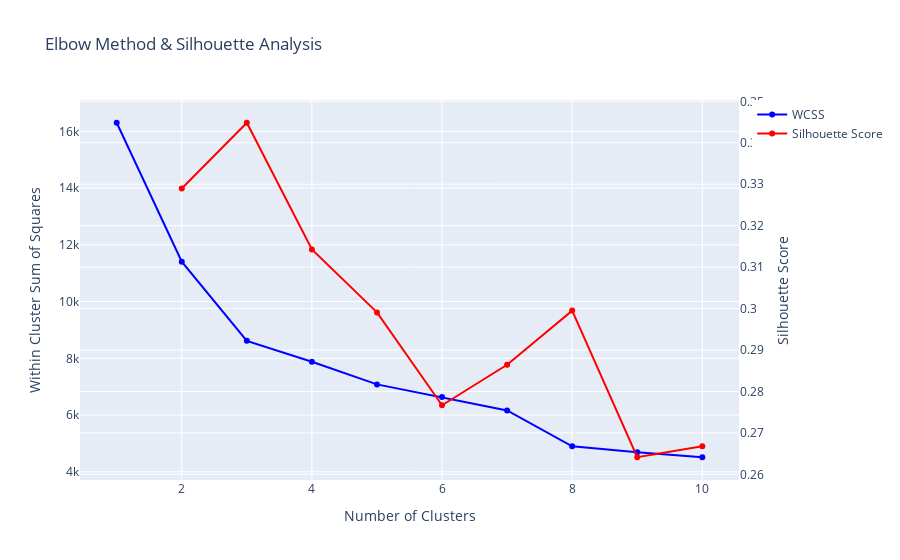

This figure's notebook cell:
### Code cell
#visualize the best number of clusters
wcss = []
silhouette_scores = []
max_clusters=10
for i in range(1, 11):
    kmeans = KMeans(n_clusters=i, random_state=42)
    kmeans.fit(X_train)
    wcss.append(kmeans.inertia_)

    if i > 1:  # Silhouette score needs at least 2 clusters
        silhouette_scores.append(
            silhouette_score(X_train, kmeans.labels_)
        )

# Plot elbow curve
fig = go.Figure()

# WCSS plot
fig.add_trace(go.Scatter(
    x=list(range(1, max_clusters + 1)),
    y=wcss,
    mode='lines+markers',
    name='WCSS',
    line=dict(color='blue')
))

    # Silhouette scores
fig.add_trace(go.Scatter(
    x=list(range(2, max_clusters + 1)),
    y=silhouette_scores,
    mode='lines+markers',
    name='Silhouette Score',
    line=dict(color='red'),
    yaxis='y2'
    ))

fig.update_layout(
    title='Elbow Method & Silhouette Analysis',
    xaxis_title='Number of Clusters',
    yaxis_title='Within Cluster Sum of Squares',
    yaxis2=dict(
        title='Silhouette Score',
        overlaying='y',
        side='right'
        ),
    showlegend=True
    )

fig.show()

### Figure 1 — Plotly figure (JSON) as saved in the notebook; plotly's stock layout.template omitted (floating-point values rounded to 4 significant figures)
{"data": [{"line": {"color": "blue"}, "mode": "lines+markers", "name": "WCSS", "type": "scatter", "x": [1, 2, 3, 4, 5, 6, 7, 8, 9, 10], "y": [16300.0, 11410.0, 8616.0, 7877.0, 7081.0, 6634.0, 6162.0, 4900.0, 4693.0, 4513.0]}, {"line": {"color": "red"}, "mode": "lines+markers", "name": "Silhouette Score", "type": "scatter", "x": [2, 3, 4, 5, 6, 7, 8, 9, 10], "y": [0.329, 0.3448, 0.3143, 0.2991, 0.2767, 0.2864, 0.2995, 0.2641, 0.2668], "yaxis": "y2"}], "layout": {"showlegend": true, "title": {"text": "Elbow Method & Silhouette Analysis"}, "xaxis": {"title": {"text": "Number of Clusters"}}, "yaxis": {"title": {"text": "Within Cluster Sum of Squares"}}, "yaxis2": {"overlaying": "y", "side": "right", "title": {"text": "Silhouette Score"}}}}
